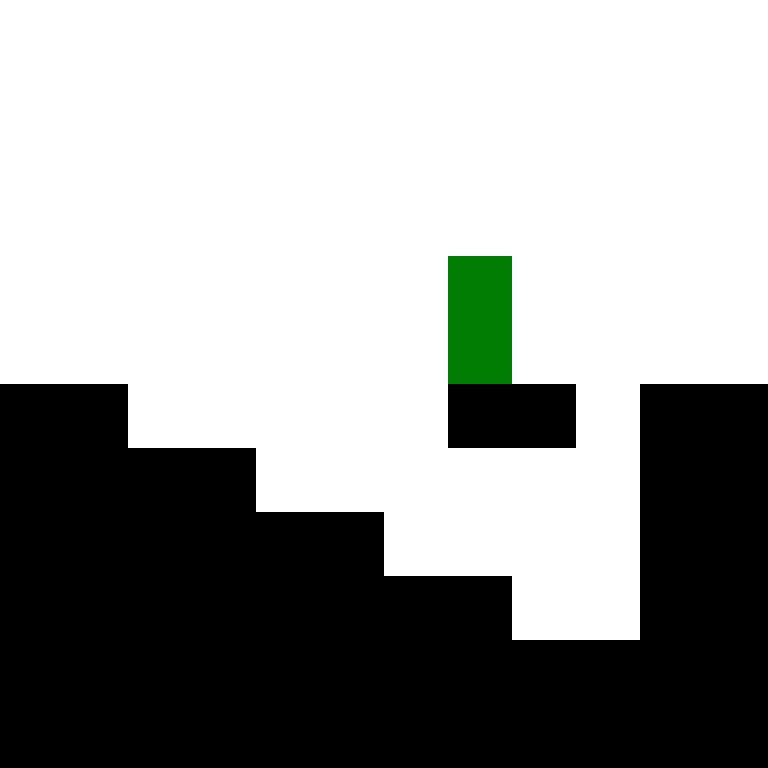

The image is a tile-based game level rendered from a .tmx file. Its description and source (layers, tilesets, objects; grid data summarised) follow:
An orthogonal 12x12 tile map with 64x64 px tiles, 3 tile layers (Blocks, Background, Doors), 3 tilesets.

<map version="1.5" tiledversion="1.6.0" orientation="orthogonal" renderorder="right-down" width="12" height="12" tilewidth="64" tileheight="64" infinite="0" nextlayerid="5" nextobjectid="1">
 <tileset firstgid="1" source="tiles/black.tsx" />
 <tileset firstgid="2" source="tiles/door.tsx" />
 <tileset firstgid="3" source="tiles/white.tsx" />
 <layer id="1" name="Blocks" width="12" height="12">
  <data>[144 cells, 54 non-empty, 1 distinct tile ids]</data>
 </layer>
 <layer id="4" name="Background" width="12" height="12">
  <data>[144 cells, 88 non-empty, 1 distinct tile ids]</data>
 </layer>
 <layer id="2" name="Doors" width="12" height="12">
  <data>[144 cells, 2 non-empty, 1 distinct tile ids]</data>
 </layer>
</map>
